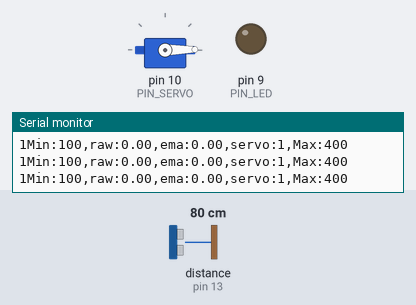
This sketch was run on a simulated Arduino Uno, built with avr-gcc and run on an emulated ATmega328P. Shown: servo, output pins drawn as LEDs (lit = HIGH), the last lines printed to the serial monitor. Wiring (inferred from the names in the program): ultrasonic range finder: trigger pin 12; echo pin 13. Dashed ring = blinking. The inputs (shaded band) are chosen by the test bench; at power-on: distance to the obstacle (sensor on pin 13) 80 cm. The echo pulse lasts 58.3 µs per cm; pins used as bus, display or sensor lines are not drawn.

Above: at 1.2 s.
1.3 s: distance to the obstacle (sensor on pin 13) set to 35 cm
At 4.2 s:
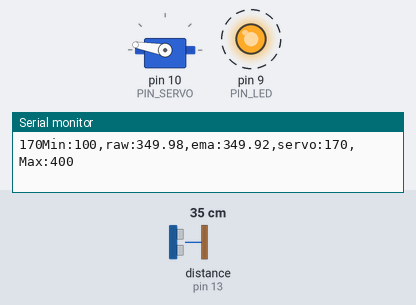
4.3 s: distance to the obstacle (sensor on pin 13) set to 18 cm
At 6.9 s:
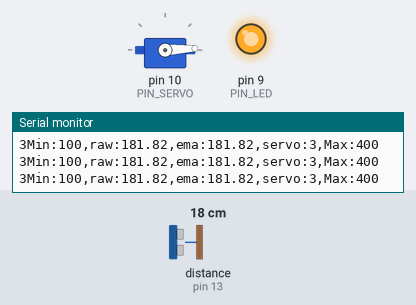
Timing chart, 0 to 8.4 s (numbered marks = the images above; inputs shaded):
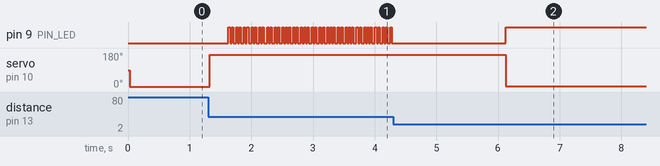

The sketch:

11_example_1.ino
```cpp
#include <Servo.h>

// Arduino pin assignment
#define PIN_LED 9
#define PIN_SERVO 10
#define PIN_TRIG 12
#define PIN_ECHO 13

// configurable parameters
#define SND_VEL 346.0 // sound velocity at 24 celsius degree (unit: m/s)
#define INTERVAL 25 // sampling interval (unit: ms)
#define _DIST_MIN 180 // minimum distance to be measured (unit: mm)
#define _DIST_MAX 360 // maximum distance to be measured (unit: mm)
#define _DIST_ALPHA 0.5 // EMA weight if new sample (range: 0 to 1). Setting this value to 1 effectively disables EMA filter.

#define _DUTY_MIN 553 // servo full clockwise position (44 degree)
#define _DUTY_NEU 1476 // servo neutral position (92 degree)
#define _DUTY_MAX 2399 // servo full counterclockwise position (141 degree)

// global variables
float timeout; // unit: us
float dist_min, dist_max, dist_raw, dist_prev, dist_ema, alpha; // unit: mm
unsigned long last_sampling_time; // unit: ms
float scale; // used for pulse duration to distance conversion
Servo myservo;

void setup() {
// initialize GPIO pins
  pinMode(PIN_LED,OUTPUT);
  pinMode(PIN_TRIG,OUTPUT);
  digitalWrite(PIN_TRIG, LOW);
  pinMode(PIN_ECHO,INPUT);

  myservo.attach(PIN_SERVO);
  myservo.writeMicroseconds(_DUTY_NEU);

// initialize USS related variables
  dist_min = _DIST_MIN;
  dist_max = _DIST_MAX;
  timeout = (INTERVAL / 2) * 1000.0; // precalculate pulseIn() timeout value. (unit: us)
  dist_raw = dist_prev = 0.0; // raw distance output from USS (unit: mm)
  scale = 0.001 * 0.5 * SND_VEL;
  alpha = _DIST_ALPHA;

// initialize serial port
  Serial.begin(57600);

// initialize last sampling time
  last_sampling_time = 0;
}

void loop() {
// wait until next sampling time.
// millis() returns the number of milliseconds since the program started. Will overflow after 50 days.
  if(millis() < last_sampling_time + INTERVAL) return;

// get a distance reading from the USS
  dist_raw = USS_measure(PIN_TRIG,PIN_ECHO);
  dist_ema = dist_ema*(1-alpha)+alpha*dist_raw;

// output the read value to the serial port
  Serial.print("Min:100,raw:");
  Serial.print(dist_raw);
  Serial.print(",ema:");
  Serial.print(dist_ema);
  Serial.print(",servo:");
  Serial.print(myservo.read());
  Serial.println(",Max:400");

// adjust servo position according to the USS read value

  // add your code here!


if(dist_ema < 180.0) {
     myservo.writeMicroseconds(_DUTY_MIN);
     Serial.print(myservo.read());
  }
  else if(dist_ema < 360.0){ // if (dist_ema > 180.0 && dist_ema < 220.0)
     myservo.writeMicroseconds((_DUTY_MAX-_DUTY_MIN)*((dist_raw-180)/180)+_DUTY_MIN);
     Serial.print(myservo.read());
  }
  else {
    myservo.writeMicroseconds(_DUTY_MAX);
    Serial.print(myservo.read());
  }

// turn on the LED if the distance is between dist_min and dist_max
  if(dist_raw < dist_ema || dist_ema > dist_max) {
    analogWrite(PIN_LED, 255);
  }
  else {
    analogWrite(PIN_LED, 0);
  }

// update last sampling time
  last_sampling_time += INTERVAL;
}

// get a distance reading from USS. return value is in millimeter.
float USS_measure(int TRIG, int ECHO)
{
  float reading;
  digitalWrite(TRIG, HIGH);
  delayMicroseconds(10);
  digitalWrite(TRIG, LOW);

  reading = pulseIn(ECHO, HIGH, timeout) * scale; // unit: mm
  if(reading < dist_min || reading > dist_max) reading = 0.0; // return 0 when out of range.

  if(reading == 0.0) reading = dist_prev;
  else dist_prev = reading;

  return reading;
}
```

Measured:
- after the input at 1.3 s, pin 9 (PIN_LED): alternates HIGH for 0.02 s and LOW for 0.03 s, starting after 0.33 s; servo on pin 10 (PIN_SERVO): 1° → 170° at once
- after the input at 4.3 s, servo on pin 10 (PIN_SERVO): 170° → 3° after 1.8 s
